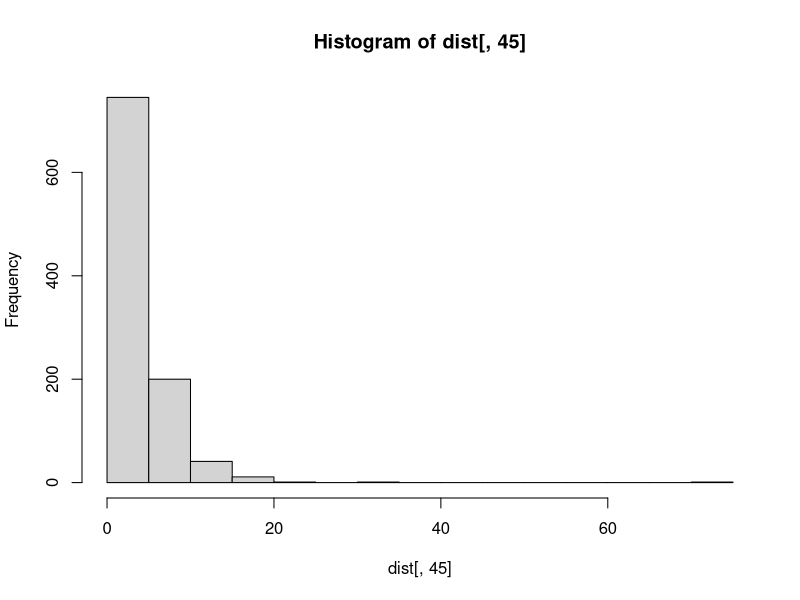
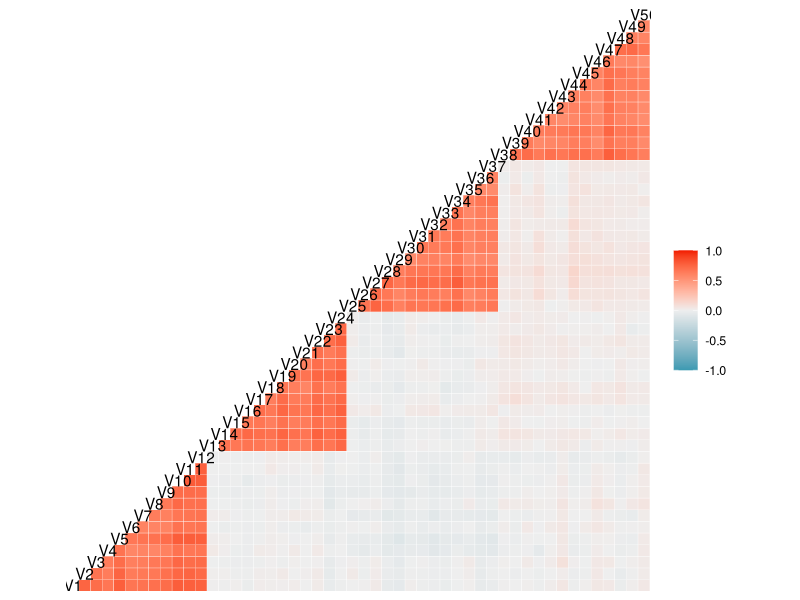
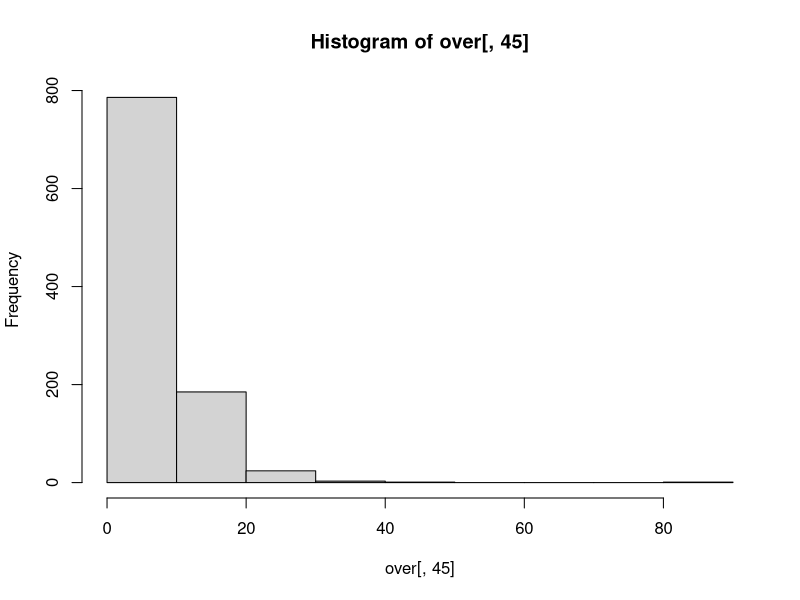
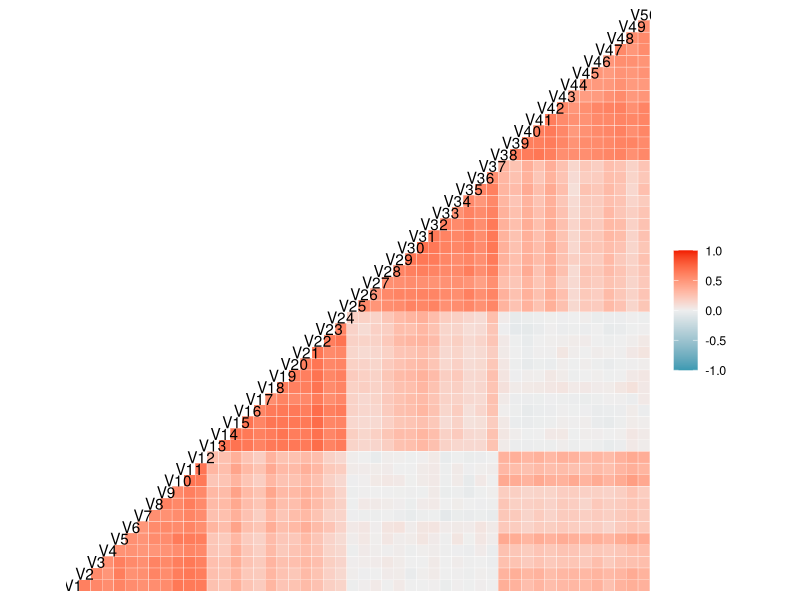
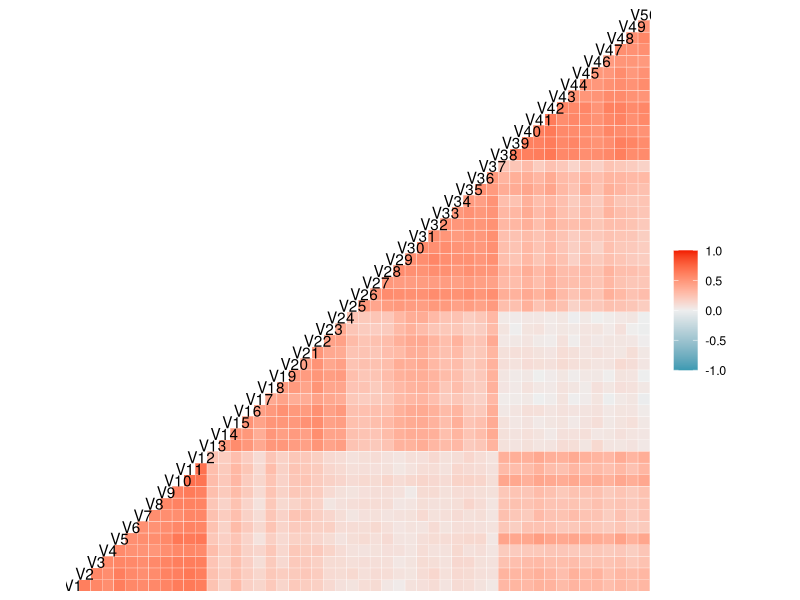

The R source for these figures, in order:
## ---- chunk 1
options(scipen = 999)

library(MASS)
library(tidyverse)
library(GGally)
## ---- chunk 2
## Construct a matrix for 4 TRUE exposure patterns
create_patterns_dist <- function (seed) {
  set.seed(seed)
  patterns_dist <- 
    rbind(c(runif(12, 1, 2),   rep(0, 38)),
          c(rep(0, 12),        runif(12, 1, 2),   rep(0, 26)),
          c(rep(0, 24),                           runif(13, 1, 2),  rep(0, 13)),
          c(rep(0, 37), runif(13, 1, 2)))
  patterns_dist
}

patterns_dist_iter <- tibble(seed = 1:100) %>% 
 mutate(true_patterns = map(seed, create_patterns_dist))
## ---- chunk 3
create_scores_dist <- function (seed) {
  scores_dist <- matrix(nrow = 1000, ncol = 4)
  set.seed(seed)
  scores_dist <- exp(mvrnorm(n = 1000, mu = rep(0, 4),
                          Sigma = diag(rep(1, 4)))) # Independent log normal dist
  scores_dist
}

scores_dist_iter <- patterns_dist_iter %>% 
 mutate(true_scores = map(seed, create_scores_dist))
## ---- chunk 4
sim_dist <- scores_dist_iter %>% 
  mutate(chem = map2(true_scores, true_patterns, `%*%`))
## ---- chunk 5
add_noise <- function (seed, chemx) {
  n = nrow(chemx)
  p = ncol(chemx)
  noise <- matrix(NA, nrow = n, ncol = p)

  for (i in 1:p) {
    noise[,i] <- (rnorm(n, mean = 0, sd = var(chemx[,i])/4))
  }
  sim = pmax(chemx + noise, 0)
  sim
}

sim_dist <- sim_dist %>% 
 mutate(sim = map2(seed, chem, add_noise))
## ---- chunk 6
apply(sim_dist$sim[[1]], 2, var)/4

dist <- sim_dist$sim[[1]]
hist(dist[,45])
ggcorr(as_tibble(dist))
cor(dist)[1:15,1:7]
## ---- chunk 7
create_patterns_over <- function (seed) {
  set.seed(seed)
  patterns_cor <-
    rbind(c(runif(12, 1, 2),   runif(12, 0.5, 1), rep(0, 26)),
          c(rep(0, 12),        runif(12, 1, 2),   runif(13, 0.5, 1), rep(0, 13)),
          c(rep(0, 24),                           runif(13, 1, 2),   runif(13, 0.5, 1)),
          c(runif(12, 0.5, 1), rep(0, 25),        runif(13, 1, 2)))
  patterns_cor
}

patterns_over_iter <- tibble(seed = 1:100) %>% 
 mutate(true_patterns = map(seed, create_patterns_over))
## ---- chunk 8
sim_over <- scores_dist_iter %>% 
  dplyr::select(seed, true_scores) %>% 
  full_join(., patterns_over_iter) %>% 
  mutate(chem = map2(true_scores, true_patterns, `%*%`))
## ---- chunk 9
sim_over <- sim_over %>% 
 mutate(sim = map2(seed, chem, add_noise))
## ---- chunk 10
over <- sim_over$sim[[1]]
hist(over[,45])
ggcorr(over)
cor(over)[1:15,1:7]
## ---- chunk 11
create_scores_cor <- function (seed) {
  scores_cor <- matrix(nrow = 1000, ncol = 4)
  cov <- matrix( c(1,    0.25, 0.15, 0.15,
                  0.25, 1,    0.15, 0.15,
                  0.15, 0.15, 1,    0.25,
                  0.15, 0.15, 0.25, 1), nrow = 4)
  
  set.seed(seed)
  scores_cor <- exp(mvrnorm(n = 1000, mu = rep(0, 4), 
                          Sigma = cov)) # dists are kind of DEPENDENT
  }

scores_cor_iter <- patterns_over_iter %>% 
 mutate(true_scores = map(seed, create_scores_cor))
## ---- chunk 12
sim_cor <- scores_cor_iter %>% 
  dplyr::select(seed, true_scores) %>% 
  full_join(., patterns_over_iter) %>% 
  mutate(chem = map2(true_scores, true_patterns, `%*%`))
## ---- chunk 13
sim_cor <- sim_cor %>% 
 mutate(sim = map2(seed, chem, add_noise))
## ---- chunk 14
cor <- sim_cor$sim[[1]]

cor(cor)[1:15,1:7]

ggcorr(cor)
## ---- chunk 15
sim_noise <- rbind(sim_dist %>% mutate(data = "Distinct"),
      sim_over %>% mutate(data = "Overlapping"),
      sim_cor %>% mutate(data = "Correlated"))

# save(sim_noise, file = "./Sims/Noise/sim_noise.RDA")

# for (i in 1:nrow(sim_noise)) {
#   write_csv(as_tibble(sim_noise$sim[[i]]),           paste0("./Sims/Noise/sim_noise_", i, ".csv"))
#   write_csv(as_tibble(sim_noise$chem[[i]]),          paste0("./Sims/Noise/chem_noise_", i, ".csv"))
#   write_csv(as_tibble(sim_noise$true_patterns[[i]]), paste0("./Sims/Noise/patterns_noise_", i, ".csv"))
#   write_csv(as_tibble(sim_noise$true_scores[[i]]),   paste0("./Sims/Noise/scores_noise_", i, ".csv"))
# }
